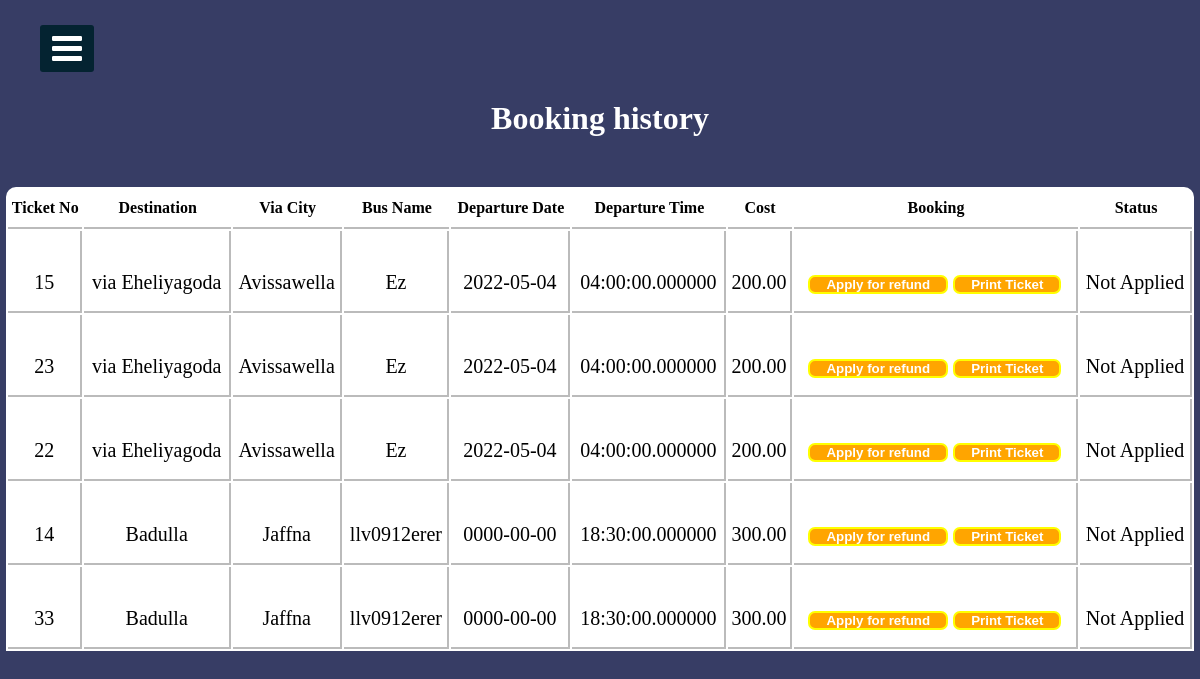
Screenshot of /bookedTickets.php (signed in) with the database file from the repository.
### tables this page shows
CREATE TABLE `ticket` (
  `username` varchar(255) NOT NULL,
  `ticket_no` varchar(255) NOT NULL,
  `route_id` varchar(255) NOT NULL
);

CREATE TABLE `route` (
  `id` int(11) NOT NULL,
  `via_city` varchar(255) NOT NULL,
  `destination` varchar(255) NOT NULL,
  `bus_name` varchar(255) NOT NULL,
  `departure_date` date NOT NULL,
  `departure_time` time(6) NOT NULL,
  `cost` varchar(255) NOT NULL
);

### bookedTickets.php (the view, shortened to what this page needs)
<?php include("connection.php")?>
<!DOCTYPE html>
<html>
<head>
    <link rel="stylesheet" href="https://cdnjs.cloudflare.com/ajax/libs/font-awesome/4.7.0/css/font-awesome.min.css">
    <link rel="stylesheet" href="cssfile/sidebar.css">
</head>
<body>
    <label for="check">
        <i class="fa fa-bars" id="btn"></i>
    </label>
    <div class="sidebar2">
        <h1 class="adminTopic">Booking history</h1>
        <?php
    $sqlget="SELECT * FROM ticket join route on ticket.route_id = route.id";
    $sqldata=mysqli_query($conn,$sqlget) or die('error getting');
    echo "<table>";
    echo "<tr>
    <th>Ticket No</th>
    <th>Destination</th>
    <th>Via City</th>
    <th>Bus Name</th>
    <th>Departure Date</th>
    <th>Departure Time</th>
    <th>Cost</th>
    <th>Booking</th>
    <th>Status</th>
       </tr>";
       while ($row=mysqli_fetch_array($sqldata,MYSQLI_ASSOC))
       {
        echo "<tr><td>";
        echo $row['ticket_no'];
        echo "</td><td>";
        echo $row['via_city'];
        echo "</td><td>";
        echo $row['destination'];
        echo "</td><td>";
        echo $row['bus_name'];
        echo "</td><td>";
        echo $row['departure_date'];
        echo "</td><td>";
        echo $row['departure_time'];
        echo "</td><td>";
        echo $row['cost'];
        echo "</td>";
        ?>
        <td>
            <button style="border:2px solid yellow; border-radius:7px; background-color:orange;color:white;">
                <a href="refundApply.php?tid=<?php echo $row['ticket_no'];?>&rid=<?php echo $row['bus_name'];?>">
                    Apply for refund
                </a>
            </button>
            <button style="border:2px solid yellow; border-radius:7px; background-color:orange;color:white;">
                <a href="ticket.php?tid=<?php echo $row['ticket_no'];?>&rid=<?php echo $row['bus_name'];?>">
                    Print Ticket
                </a>
            </button>
        </td>
        <td>
            Not Applied
        </td>
        </tr>
        <?php
       }
       echo "</table>";
?>
    </div>
</body>
</html>

### sidebar.css (style rules this page uses)
* { margin: 0; padding: 0; list-style: none; text-decoration: none; }
label #btn, label #cancle { position: absolute; cursor: pointer; background: #042331; color: #fff; border-radius: 3px; }
label #btn { left: 40px; top: 25px; font-size: 35px; color: #fff; padding: 6px 12px; transition: all 0.5s; }

### bookedTickets.php (style rules this page uses)
body { background: #373d65; background-position: center; background-size: cover; height: 700px; background-repeat: no-repeat; background-attachment: fixed; }
.adminTopic { text-align: center; color: #fff; margin-top: 100px; }
table { width: 99%; border-collapse: separate !important; margin: auto; text-align: center; margin-top: 50px; background-color: rgb(255, 255, 255); border-radius: 10px 10px 0px 0px; }
table th { border-bottom: 2px solid rgb(187, 187, 187); padding: 10px 0px 10px 0px; font-family: "balsamiq_sansitalic" !important; }
table tr td { border-right: 2px solid rgb(187, 187, 187); height: 58px; padding: 22px 0px 0px 0px; font-family: "monospace;" !important; border-bottom: 2px solid rgb(187, 187, 187); font-size: 20px; }
table tr td a { color: white; border-radius: 5px; padding: 6px; text-decoration: none; margin: 10px; font-weight: 700; }
button { padding: 5px 5px 5px 5x; }

### rows the page displays
ticket: ticket_no "15", route.via_city "via Eheliyagoda", route.destination "Avissawella", route.bus_name "Ez", route.departure_date "2022-05-04", route.departure_time "04:00:00.000000", route.cost "200.00"
ticket: ticket_no "23", route.via_city "via Eheliyagoda", route.destination "Avissawella", route.bus_name "Ez", route.departure_date "2022-05-04", route.departure_time "04:00:00.000000", route.cost "200.00"
ticket: ticket_no "22", route.via_city "via Eheliyagoda", route.destination "Avissawella", route.bus_name "Ez", route.departure_date "2022-05-04", route.departure_time "04:00:00.000000", route.cost "200.00"
ticket: ticket_no "14", route.via_city "Badulla", route.destination "Jaffna", route.bus_name "llv0912erer", route.departure_date "0000-00-00", route.departure_time "18:30:00.000000", route.cost "300.00"
ticket: ticket_no "33", route.via_city "Badulla", route.destination "Jaffna", route.bus_name "llv0912erer", route.departure_date "0000-00-00", route.departure_time "18:30:00.000000", route.cost "300.00"
